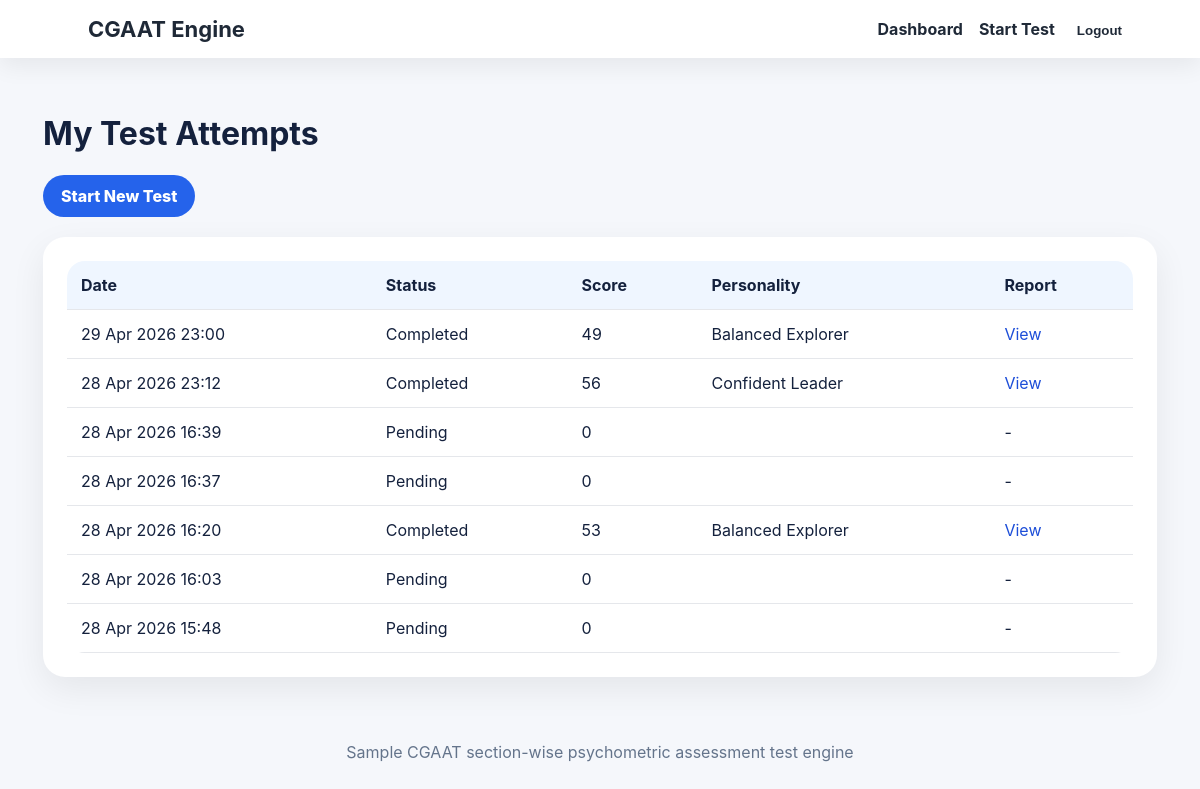
The page /dashboard/ (signed in) on the database its author committed.
### assessment/models.py (models this page shows, shortened)
class TestAttempt(models.Model):
    user = models.ForeignKey(User, on_delete=models.CASCADE)
    started_at = models.DateTimeField(auto_now_add=True)
    submitted_at = models.DateTimeField(null=True, blank=True)
    total_score = models.IntegerField(default=0)
    analytical_score = models.IntegerField(default=0)
    leadership_score = models.IntegerField(default=0)
    communication_score = models.IntegerField(default=0)
    personality_type = models.CharField(max_length=100, blank=True)
    career_matches = models.CharField(max_length=255, blank=True)
    strengths = models.TextField(blank=True)
    weaknesses = models.TextField(blank=True)
    completed = models.BooleanField(default=False)

### assessment/views.py (the view, shortened to what this page needs)
# urls.py: path('dashboard/', views.dashboard, name='dashboard'),
@login_required
def dashboard(request):
    attempts = TestAttempt.objects.filter(user=request.user).order_by('-started_at')
    context = {'attempts': attempts}
    return render(request, 'assessment/dashboard.html', context)

### templates/assessment/dashboard.html (shortened to what this page needs)
{% extends 'assessment/base.html' %}
{% block content %}
<h1>{% if user.is_staff %}Recent User Activity{% else %}My Test Attempts{% endif %}</h1>
<div class="actions">{% if not user.is_staff %}<a class="btn" href="{% url 'smart_dashboard' %}">Start New Test</a>{% endif %}</div>
<div class="table"><table><tr><th>Date</th><th>Status</th><th>Score</th><th>Personality</th><th>Report</th></tr>{% for a in attempts %}<tr><td>{{ a.started_at|date:"d M Y H:i" }}</td><td>{% if a.completed %}Completed{% else %}Pending{% endif %}</td><td>{{ a.total_score }}</td><td>{{ a.personality_type }}</td><td>{% if a.completed %}<a href="{% url 'report' a.id %}">View</a>{% else %}-{% endif %}</td></tr>{% empty %}<tr><td colspan="5">No attempts yet.</td></tr>{% endfor %}</table></div>{% endblock %}

### templates/assessment/base.html (shortened to what this page needs)
{% load static %}
<!doctype html><html><head><meta charset="utf-8"><meta name="viewport" content="width=device-width,initial-scale=1"><title>CGAAT Test Engine</title><link rel="stylesheet" href="{% static 'css/style.css' %}"></head><body>
<nav class="nav"><a class="brand" href="{% url 'home' %}">CGAAT Engine</a><div>{% if user.is_authenticated %}{% if user.is_staff %}<a href="{% url 'question_list' %}">Manage Questions</a><a href="{% url 'test_attempt_list' %}">Test Attempts</a>{% endif %}<a href="{% url 'dashboard' %}">Dashboard</a>{% if not user.is_staff %}<a href="{% url 'smart_dashboard' %}">Start Test</a>{% endif %}<form method="post" action="{% url 'logout' %}" class="inline">{% csrf_token %}<button>Logout</button></form>{% else %}<a href="{% url 'login' %}">Login</a><a class="pill" href="{% url 'register' %}">Register</a>{% endif %}</div></nav>
<main>{% block content %}{% endblock %}</main><footer>Sample CGAAT section-wise psychometric assessment test engine</footer></body></html>

### static/css/style.css (style rules this page uses)
* { box-sizing:border-box }
body { margin:0;font-family:Inter,Arial,sans-serif;background:#f5f7fb;color:#14213d }
a { text-decoration:none;color:#1d4ed8 }
.nav { position:sticky;top:0;z-index:5;background:white;display:flex;justify-content:space-between;align-items:center;padding:16px 6%;box-shadow:0 8px 24px #0001 }
.brand { font-weight:800;font-size:22px;color:#111827 }
.nav a,.nav button { margin-left:16px;font-weight:700;border:0;background:transparent;color:#1f2937;cursor:pointer }
.pill,.btn { background:#2563eb!important;color:white!important;padding:11px 18px;border-radius:999px;border:0;display:inline-block;font-weight:800;cursor:pointer }
main { max-width:1150px;margin:auto;padding:35px 18px }
.actions { display:flex;gap:12px;flex-wrap:wrap;margin:20px 0 }
.card,.auth,.test-card,.report,.table { background:white;border-radius:22px;padding:24px;box-shadow:0 12px 35px #00000012 }
table { width:100%;border-collapse:collapse;background:white;border-radius:18px;overflow:hidden }
th,td { padding:14px;border-bottom:1px solid #e5e7eb;text-align:left }
th { background:#eff6ff }
.inline { display:inline }
footer { text-align:center;padding:30px;color:#64748b }

### rows shown on the page
TestAttempt: started_at "29 Apr 2026 23:00", completed "Completed", total_score "49", personality_type "Balanced Explorer"
TestAttempt: started_at "28 Apr 2026 23:12", completed "Completed", total_score "56", personality_type "Confident Leader"
TestAttempt: started_at "28 Apr 2026 16:39", completed "Pending", total_score "0"
TestAttempt: started_at "28 Apr 2026 16:37", completed "Pending", total_score "0"
TestAttempt: started_at "28 Apr 2026 16:20", completed "Completed", total_score "53", personality_type "Balanced Explorer"
TestAttempt: started_at "28 Apr 2026 16:03", completed "Pending", total_score "0"
TestAttempt: started_at "28 Apr 2026 15:48", completed "Pending", total_score "0"
